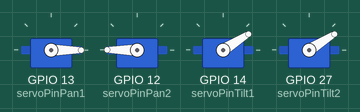
The sketch below on a simulated ESP32. Parts: 4 × servo. What the sketch prints to the serial monitor is not drawn.

Above: at 2.05 s.
At 2.95 s:
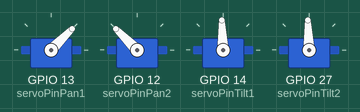
At 3.85 s:
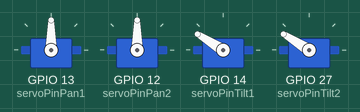
At 5.65 s:
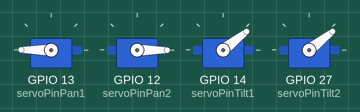
At 7.45 s:
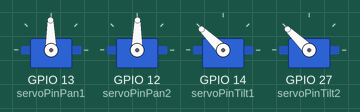
At 9.25 s:
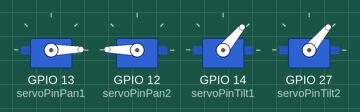
Timing chart, 0 to 11.5 s (numbered marks = the images above):
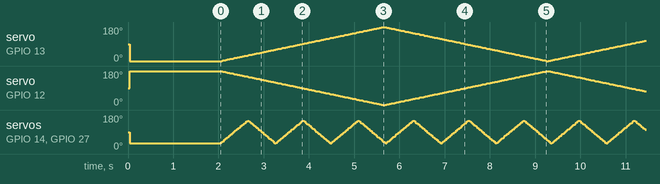

The sketch:

test_servo.ino
```cpp
// Code de test pour contrôler quatre servomoteurs simultanément avec balayage sur ESP32
// Deux HS-805BB+ pour le Pan (en sens opposé)
// Deux MG996R/G pour le Tilt (dans le même sens)
// Modification : Tous les servos démarrent à la position 0 au lieu de 90.

#include <ESP32Servo.h> // Inclure la bibliothèque ESP32Servo

// --- Attribution des Pins GPIO de l'ESP32 pour les Servos ---
const int servoPinPan1 = 13; // Servo Pan 1 (HS-805BB+ 1)
const int servoPinPan2 = 12; // Servo Pan 2 (HS-805BB+ 2)
const int servoPinTilt1 = 14; // Servo Tilt 1 (MG996R/G 1)
const int servoPinTilt2 = 27; // Servo Tilt 2 (MG996R/G 2)

// --- Objets Servo ---
Servo servoPan1;
Servo servoPan2;
Servo servoTilt1;
Servo servoTilt2;

// --- Configuration du Balayage (Sweeping) ---
// Les servos sont positionnels (0-180 degrés typiques). Le balayage est simulé
// en envoyant de nouvelles positions progressivement dans le temps.

// Pan Sweep Configuration (HS-805BB+ - Plus lents ou sur une plus grande plage)
int panAngle; // Angle actuel pour le balayage Pan (pour Pan 1) - Initialisé dans setup()
int panStep = 1; // Taille du pas en degrés
int panDirection = 1; // Direction du balayage (1 pour incrémenter, -1 pour décrémenter)
unsigned long lastPanSweepTime = 0; // Dernier moment où l'angle Pan a été mis à jour
const int panSweepInterval = 20; // Intervalle en ms entre chaque pas du balayage Pan (plus grand = plus lent)
const int panMinAngle = 0; // Angle minimum pour le balayage Pan
const int panMaxAngle = 180; // Angle maximum pour le balayage Pan

// Tilt Sweep Configuration (MG996R/G - Plus rapides ou sur une plage limitée)
int tiltAngle; // Angle actuel pour le balayage Tilt - Initialisé dans setup()
int tiltStep = 2; // Taille du pas en degrés (peut être plus grand pour un mouvement plus rapide)
int tiltDirection = 1; // Direction du balayage (1 pour incrémenter, -1 pour décrémenter)
unsigned long lastTiltSweepTime = 0; // Dernier moment où l'angle Tilt a été mis à jour
const int tiltSweepInterval = 10; // Intervalle en ms entre chaque pas du balayage Tilt (plus petit = plus rapide)
const int tiltMinAngle = 30; // Angle minimum pour le balayage Tilt (éviter les butées si la plage est limitée)
const int tiltMaxAngle = 150; // Angle maximum pour le balayage Tilt (éviter les butées)


// --- Setup ---
void setup() {
  // Initialisation de la communication série pour afficher des messages (debug)
  Serial.begin(115200);
  Serial.println("------------------------------------");
  Serial.println("ESP32 Test - Four Servos Simultaneous");
  Serial.println("------------------------------------");

  // --- MISE EN GARDE CRUCIALE POUR L'ALIMENTATION DES SERVOS ---
  // Ces servos (surtout les HS-805BB+) sont puissants et tirent beaucoup de courant.
  // N'alimentez JAMAIS les servos directement par les pins de l'ESP32 ou son port USB.
  //
  // Instructions de câblage OBLIGATOIRES pour CHAQUE servo:
  // 1. Connectez le fil ROUGE (+) de CHAQUE servo à votre ALIMENTATION EXTERNE (5V à 7.2V Max pour le MG996R, 5V à 6V/7.2V Max pour le HS-805BB+ - vérifiez les specs).
  // 2. Connectez le fil MARRON ou NOIR (-) de CHAQUE servo à la MASSE (-) de votre ALIMENTATION EXTERNE.
  // 3. Connectez la MASSE (-) de votre ALIMENTATION EXTERNE à la MASSE (-) de l'ESP32.
  // 4. Connectez le fil JAUNE ou ORANGE (signal) de CHAQUE servo à la pin GPIO spécifiée (servoPinPan1, servoPinPan2, etc.).
  //
  // Ajoutez un grand condensateur (1000uF ou plus, idéalement 2200uF ou 4700uF pour 4 servos puissants) sur les bornes d'alimentation EXTERNE des servos (+ et -),
  // idéalement le plus près possible des servos, pour lisser les pics de courant.
  Serial.println("!!! ATTENTION !!! Assurez-vous que TOUS les servos sont alimentés par une source externe.");
  Serial.println("!!!              Connectez impérativement les masses.");
  Serial.println("!!!              Un gros condensateur sur l'alimentation des servos est FORTEMENT recommandé.");


  // --- Initialisation et Attachement des Servos ---
  // La bibliothèque ESP32Servo utilise les timers LEDC de l'ESP32.
  // Elle alloue automatiquement les timers nécessaires lors de l'attachement.
  // La plage d'impulsion standard 500-2400 us correspond à 0-180 deg pour beaucoup de servos Hitec.
  // Ajustez 500 et 2400 si nécessaire si les servos font du bruit ou forcent aux butées,
  // ou si vous voulez limiter la plage de mouvement mécanique.

  Serial.println("Attaching Servos...");
  // Attacher les servos Pan (HS-805BB+). Ajustez la plage d'impulsion si nécessaire.
  servoPan1.setPeriodHertz(50);
  servoPan1.attach(servoPinPan1, 500, 2400); // Pan 1

  servoPan2.setPeriodHertz(50);
  servoPan2.attach(servoPinPan2, 500, 2400); // Pan 2

  // Attacher les servos Tilt (MG996R/G). Ajustez la plage d'impulsion si nécessaire.
  servoTilt1.setPeriodHertz(50);
  servoTilt1.attach(servoPinTilt1, 500, 2400); // Tilt 1

  servoTilt2.setPeriodHertz(50);
  servoTilt2.attach(servoPinTilt2, 500, 2400); // Tilt 2

  Serial.println("Servos attached.");

  // --- Position initiale au démarrage : 0 degrés ---
  Serial.println("Moving all servos to initial position (0 degrees)...");
  // Définir l'angle initial pour le balayage Pan à la limite minimale
  panAngle = panMinAngle;
  // Définir l'angle initial pour le balayage Tilt à la limite minimale
  tiltAngle = tiltMinAngle;

  // Appliquer les positions initiales
  servoPan1.write(panAngle); // Pan 1 à son angle min
  // Pan 2 commence en sens opposé. Si Pan 1 commence à min (0), Pan 2 commence à max (180).
  servoPan2.write(panMaxAngle); // Pan 2 à son angle max pour commencer en opposition

  servoTilt1.write(tiltAngle); // Tilt 1 à son angle min
  servoTilt2.write(tiltAngle); // Tilt 2 à son angle min

  delay(2000); // Attendre que les servos atteignent la position initiale
  Serial.println("Starting sweep...");

  // Initialiser les temps pour le balayage non bloquant
  lastPanSweepTime = millis();
  lastTiltSweepTime = millis();
}

// --- Loop ---
void loop() {
  unsigned long currentTime = millis(); // Obtenir le temps actuel

  // --- Gérer le Balayage Pan (HS-805BB+ en sens opposé) ---
  if (currentTime - lastPanSweepTime >= panSweepInterval) {
    lastPanSweepTime = currentTime; // Mettre à jour le temps du dernier balayage Pan

    // Calculer le prochain angle pour Pan 1
    panAngle += panStep * panDirection;

    // Vérifier si les limites de balayage sont atteintes pour Pan 1
    if (panDirection == 1 && panAngle > panMaxAngle) {
      panAngle = panMaxAngle; // Ne pas dépasser la limite
      panDirection = -1; // Inverser la direction du balayage
    } else if (panDirection == -1 && panAngle < panMinAngle) {
      panAngle = panMinAngle; // Ne pas dépasser la limite
      panDirection = 1; // Inverser la direction
    }

    // Appliquer la nouvelle position aux servos Pan
    servoPan1.write(panAngle); // Pan 1 suit panAngle
    // Pan 2 va dans la direction opposée. Sa position est panMinAngle + (panMaxAngle - panAngle)
    // Ex: si panMin=0, panMax=180, si panAngle=30, Pan 2 va à 0 + (180-30) = 150.
    servoPan2.write(panMinAngle + (panMaxAngle - panAngle)); // Pan 2 suit le mouvement opposé

    // Optionnel: afficher l'angle pour debug
    // Serial.print("Pan Angles: "); Serial.print(panAngle); Serial.print(" / "); Serial.println(panMinAngle + (panMaxAngle - panAngle));
  }

  // --- Gérer le Balayage Tilt (MG996R/G dans le même sens) ---
  if (currentTime - lastTiltSweepTime >= tiltSweepInterval) {
    lastTiltSweepTime = currentTime; // Mettre à jour le temps du dernier balayage Tilt

    // Calculer le prochain angle pour Tilt
    tiltAngle += tiltStep * tiltDirection;

    // Vérifier si les limites de balayage sont atteintes pour Tilt
    if (tiltDirection == 1 && tiltAngle > tiltMaxAngle) {
      tiltAngle = tiltMaxAngle; // Ne pas dépasser la limite
      tiltDirection = -1; // Inverser la direction
    } else if (tiltDirection == -1 && tiltAngle < tiltMinAngle) {
      tiltAngle = tiltMinAngle; // Ne pas dépasser la limite
      tiltDirection = 1; // Inverser la direction
    }

    // Appliquer la nouvelle position aux servos Tilt
    servoTilt1.write(tiltAngle); // Tilt 1 suit tiltAngle
    servoTilt2.write(tiltAngle); // Tilt 2 suit le même angle

    // Optionnel: afficher l'angle pour debug
    // Serial.print("Tilt Angle: "); Serial.println(tiltAngle);
  }

  // La boucle loop() s'exécute très rapidement. Les waits sont gérés par les checks millis().
  // Vous pouvez ajouter d'autres logiques ici (comme la gestion du serveur web)
  // sans bloquer les mouvements des servos.
}
```
